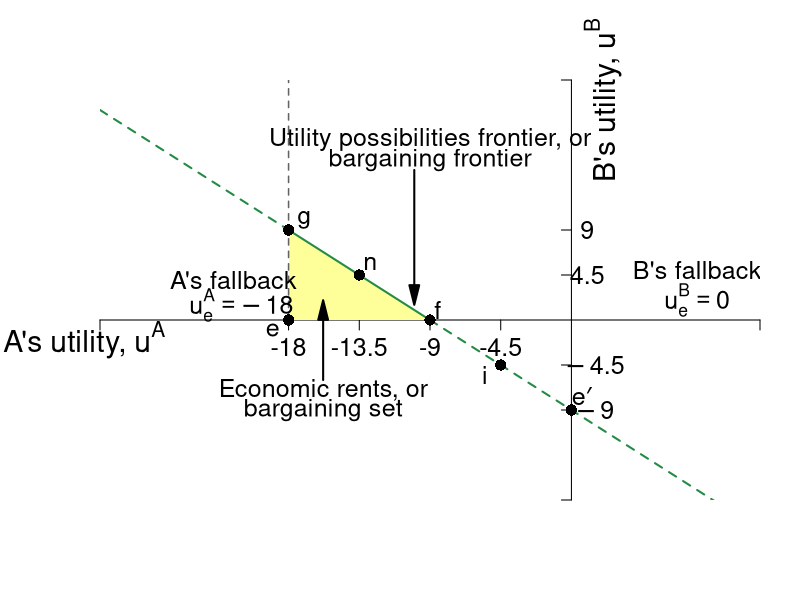

Write R code to recreate this figure.
require(shape)
pdf(file = "what_can_markets_do/upf_bargaining_coase_weighted.pdf", width = 9, height = 7)

#Set parameters for graphics
axislabelsize <- 1.8
labelsize <- 1.5
namesize <- 1.8
annotatesize <- 1.5
graphlinewidth <- 2
segmentlinewidth <- 1.5

COL <- c("#7fc97f", "#beaed4", "#fdc086", "#ffff99", "#386cb0", "#f0027f", "#bf5b17", "#666666")
COLA <- c("#e0f3db", "#99d8c9","#66c2a4","#41ae76", "#238b45", "#005824")
COLB <- c("#c6dbef", "#4eb3d3", "#2b8cbe", "#0868ac","#084081")
COLC <- c("#fcfbfd", "#efedf5", "#dadaeb", "#bcbddc", "#9e9ac8", "#807dba", "#6a51a3", "#54278f", "#3f007d")
grays <- gray.colors(25, start = 1, end = 0, alpha = 1)

par(mar =  c(5, 5, 4, 2))
xlims <- c(-30, 12)
ylims <- c(-18, 24)

upf <- function(uA, intercept = -9, slope = 1){
  intercept - slope*uA
}


#Plot command 
plot(40, 40, xlim = xlims, ylim = ylims, 
     type = "n",
     xlab = expression(paste("")),
     ylab = expression(paste("")), 
     axes = FALSE,
     # xlab = expression(paste("Bob's Payoff, ", u^B)),
     # ylab = expression(paste("Alfredo's Payoff, ", u^A)),
     #xaxt = "n", 
     #yaxt = "n", 
     cex.lab = axislabelsize, 
     bty = "n", 
     xaxs="i", 
     yaxs="i"
)


#Customize ticks and labels for the plot
# ticksy <- seq(ylims[1], ylims[2], 1)
# ylabels <- seq(ylims[1], ylims[2], 1)
# ticksx <- seq(xlims[1], xlims[2], 1)
# xlabels <- seq(xlims[1], xlims[2], 1)
ticksy <- c(ylims[1], -9, -4.5, 4.5, 9, ylims[2])
ylabels <- c(NA, NA, NA, NA, NA, NA)
ticksx <- c(xlims[1], -18, -13.5, -9, -4.5, xlims[2])
xlabels <- c(NA, -18, -13.5, -9, -4.5, NA)
axis(1, at = ticksx, pos = 0, labels = xlabels, cex.axis = labelsize)
axis(2, at = ticksy, pos = 0, labels = ylabels, las = 1, cex.axis = labelsize)
#Axis labels
text(xlims[1] - 1, -2, expression(paste("A's utility, ", u^A)), xpd = TRUE, cex = axislabelsize) 
text(2, ylims[2] - 2, expression(paste("B's utility, ", u^B)), xpd = TRUE, cex = axislabelsize, srt = 90) 


#Label 2.25 and 4.5
text(1, 4.5, expression(paste(4.5)), xpd = TRUE, cex = labelsize) 
text(1, 9, expression(paste(9)), xpd = TRUE, cex = labelsize) 
text(1.5, -4.5 , expression(paste(-4.5)), xpd = TRUE, cex = labelsize) 
text(1.5, -9 , expression(paste(-9)), xpd = TRUE, cex = labelsize) 
#text(-4.5, 0.5 , expression(paste(-4.5)), xpd = TRUE, cex = labelsize) 


#Rent polygon
xrent <- c(-18, -18, -9, -18)
yrent <- c(0, 9, 0, 0)
polygon(xrent, yrent, col = COL[4], density = NULL, border = NA)

npts <- 500 
xx1 <- seq(xlims[1], -18, length.out = npts)
xx2 <- seq(-18, -9, length.out = npts)
xx3 <- seq(-9, xlims[2], length.out = npts)
lines(xx1, upf(xx1), col = COLA[5], lwd = graphlinewidth, lty = 2)
lines(xx2, upf(xx2), col = COLA[5], lwd = graphlinewidth)
lines(xx3, upf(xx3), col = COLA[5], lwd = graphlinewidth, lty = 2)



#Lines for the coordinates of the Nash equilbrium
text(-15.8, -7, expression(paste("Economic rents, or")), cex = labelsize)
text(-15.8, -9, expression(paste("bargaining set")), cex = labelsize)
Arrows(-15.8, -6, -15.8, 1, col = "black", lty = 1, lwd = 2, arr.type = "triangle")

#Label the UPF
text(-9, 18, expression(paste("Utility possibilities frontier, or")), cex = labelsize)
text(-9, 16, expression(paste("bargaining frontier")), cex = labelsize)
Arrows(-10, 15, -10, 2.5, col = "black", lty = 1, lwd = 2, arr.type = "triangle")

#Lines for Fallback positions
segments(-18, 0, -18, ylims[2], lty = 2, col = grays[22], lwd = segmentlinewidth)
text(-21.5, 4, expression(paste("A's fallback")), cex = labelsize)
text(-21, 1.5, expression(paste(u[e]^A == -18)), cex = labelsize)

text(8, 5, expression(paste("B's fallback")), cex = labelsize)
text(8, 2, expression(paste(u[e]^B == 0)), cex = labelsize)

#Add points

points(0, -9, pch = 16, col = "black", cex = 1.5)
text(0.65, -7.6, expression(paste(e*minute)), cex = labelsize)


points(-9, 0, pch = 16, col = "black", cex = 1.5)
text(-8.5, 1, expression(paste(f)), cex = labelsize)

points(-18, 9, pch = 16, col = "black", cex = 1.5)
text(-17, 10, expression(paste(g)), cex = labelsize)

points(-13.5, 4.5, pch = 16, col = "black", cex = 1.5)
text(-12.8, 5.7, expression(paste(n)), cex = labelsize)

points(-18, 0, pch = 16, col = "black", cex = 1.5)
text(-19, -1, expression(paste(e)), cex = labelsize)



points(-4.5, -4.5, pch = 16, col = "black", cex = 1.5)
text(-5.5, -5.5, expression(paste(i)), cex = labelsize)



dev.off()
